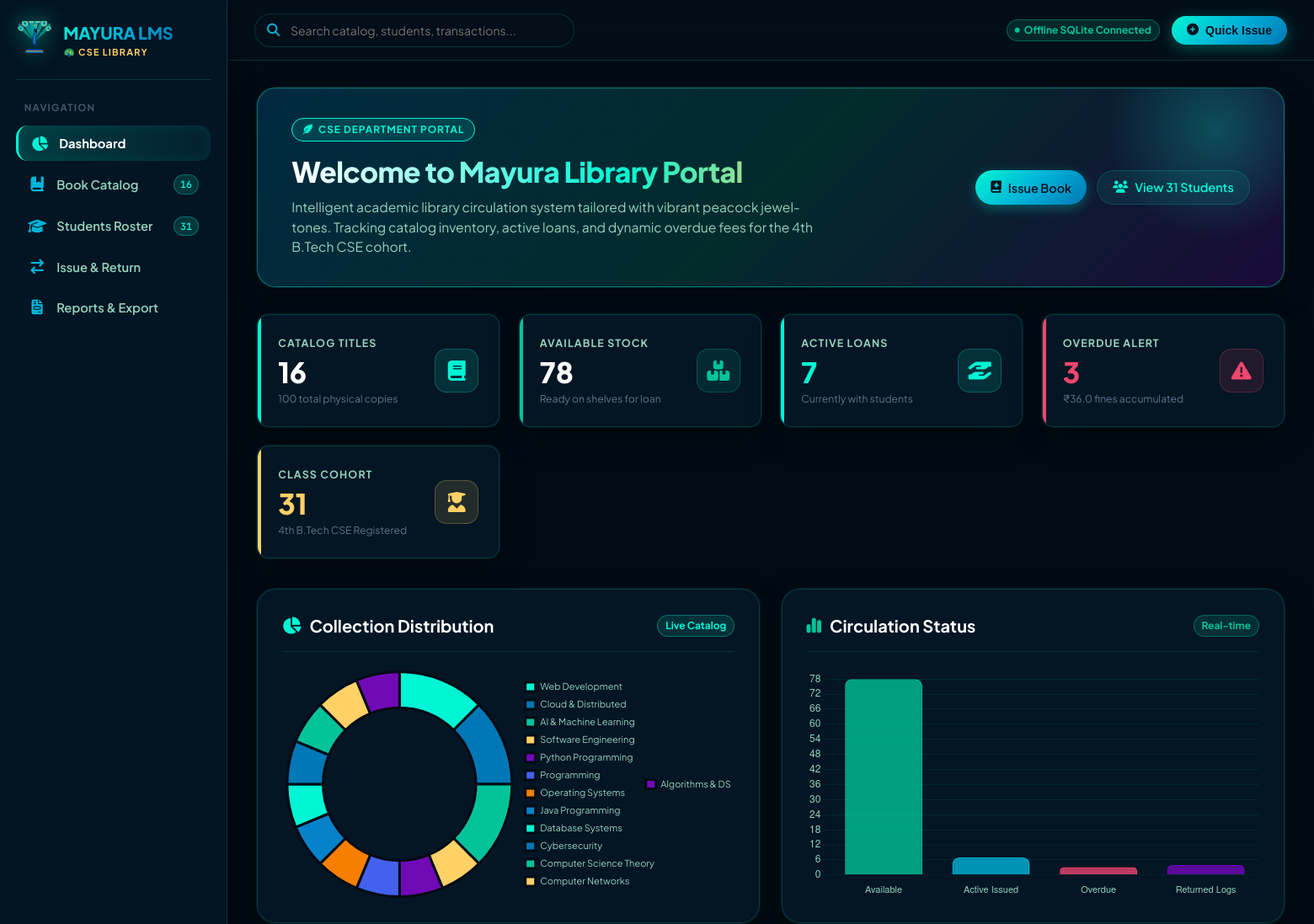
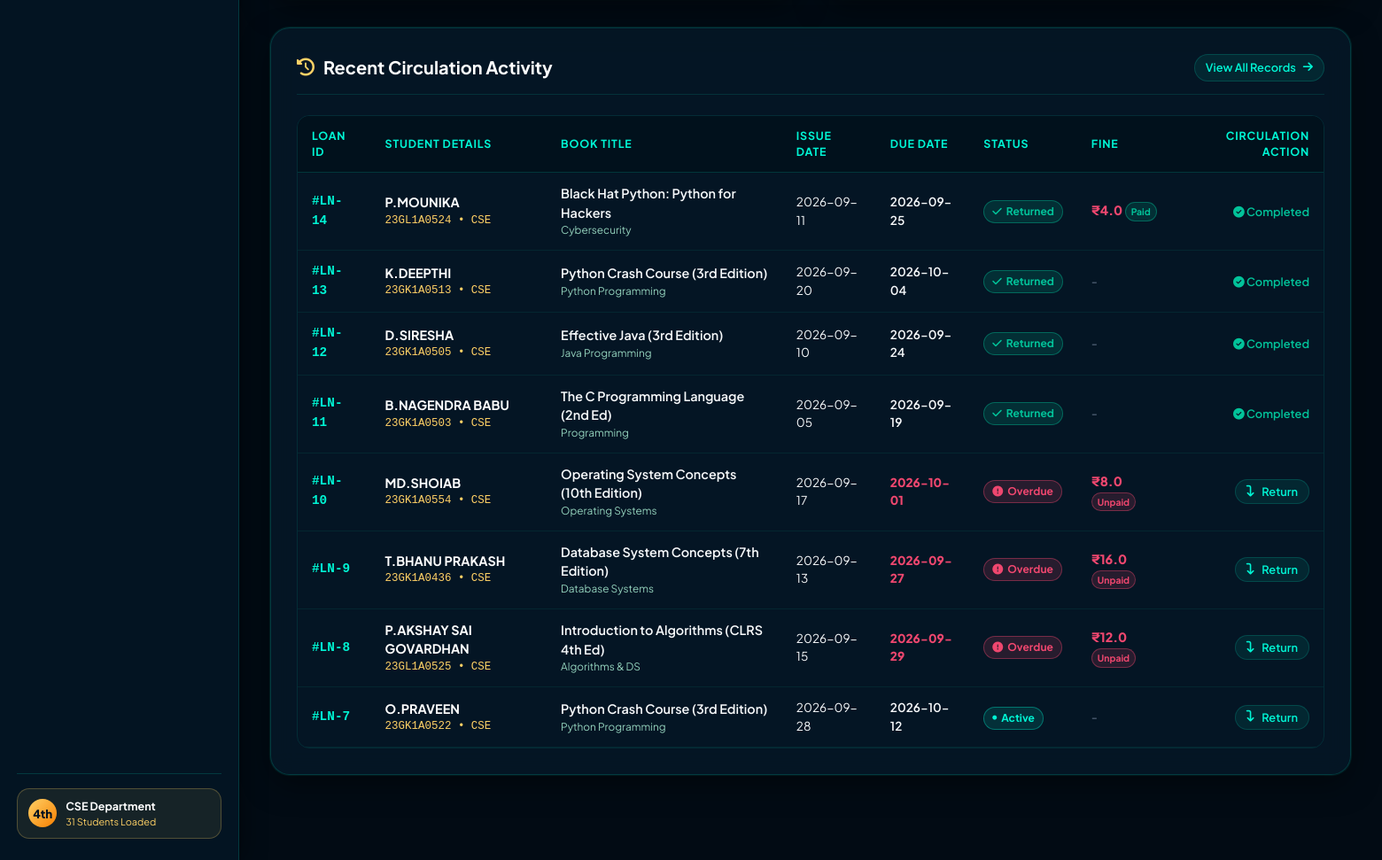
/dashboard, run on the app's committed database (2 pictures, top to bottom).
### tables this page shows
CREATE TABLE issues (
            id INTEGER PRIMARY KEY AUTOINCREMENT,
            book_id INTEGER NOT NULL,
            student_id INTEGER NOT NULL,
            issue_date DATE NOT NULL,
            due_date DATE NOT NULL,
            return_date DATE,
            status TEXT NOT NULL CHECK(status IN ('issued', 'returned', 'overdue')),
            fine_amount REAL DEFAULT 0.0,
            fine_paid INTEGER DEFAULT 0,
            remarks TEXT,
            created_at TIMESTAMP DEFAULT CURRENT_TIMESTAMP,
            FOREIGN KEY (book_id) REFERENCES books (id) ON DELETE CASCADE,
            FOREIGN KEY (student_id) REFERENCES students (id) ON DELETE CASCADE
        );

CREATE TABLE students (
            id INTEGER PRIMARY KEY AUTOINCREMENT,
            sl_no INTEGER,
            roll_number TEXT UNIQUE NOT NULL,
            name TEXT NOT NULL,
            year_of_study TEXT NOT NULL,
            branch TEXT NOT NULL,
            email TEXT,
            phone TEXT,
            avatar_seed TEXT,
            created_at TIMESTAMP DEFAULT CURRENT_TIMESTAMP
        );

CREATE TABLE books (
            id INTEGER PRIMARY KEY AUTOINCREMENT,
            isbn TEXT UNIQUE NOT NULL,
            title TEXT NOT NULL,
            author TEXT NOT NULL,
            category TEXT NOT NULL,
            total_copies INTEGER NOT NULL DEFAULT 1,
            available_copies INTEGER NOT NULL DEFAULT 1,
            shelf_location TEXT NOT NULL,
            created_at TIMESTAMP DEFAULT CURRENT_TIMESTAMP
        );

### app.py (the view)
@app.route('/')
@app.route('/dashboard')
def dashboard():
    update_overdue_statuses()
    conn = get_db()
    cursor = conn.cursor()
    cursor.execute("SELECT COUNT(*), SUM(total_copies), SUM(available_copies) FROM books")
    b_stats = cursor.fetchone()
    total_books = b_stats[0] or 0
    total_copies = b_stats[1] or 0
    available_copies = b_stats[2] or 0
    cursor.execute("SELECT COUNT(*) FROM students")
    total_students = cursor.fetchone()[0] or 0
    cursor.execute("SELECT COUNT(*) FROM issues WHERE status = 'issued'")
    active_issues = cursor.fetchone()[0] or 0
    cursor.execute("SELECT COUNT(*) FROM issues WHERE status = 'overdue'")
    overdue_count = cursor.fetchone()[0] or 0
    cursor.execute("SELECT COUNT(*) FROM issues WHERE status = 'returned'")
    returned_count = cursor.fetchone()[0] or 0
    cursor.execute("SELECT SUM(fine_amount) FROM issues WHERE status = 'overdue' OR (fine_amount > 0 AND fine_paid = 0)")
    unpaid_fines = cursor.fetchone()[0] or 0.0
    stats = {
        'total_books': total_books,
        'total_copies': total_copies,
        'available_copies': available_copies,
        'total_students': total_students,
        'active_issues': active_issues,
        'overdue_count': overdue_count,
        'returned_count': returned_count,
        'unpaid_fines': unpaid_fines
    }
    cursor.execute("SELECT category, COUNT(*) as cnt FROM books GROUP BY category ORDER BY cnt DESC")
    cat_rows = cursor.fetchall()
    category_labels = [r['category'] for r in cat_rows]
    category_counts = [r['cnt'] for r in cat_rows]
    cursor.execute("""
        SELECT i.id, i.issue_date, i.due_date, i.status, i.fine_amount, i.fine_paid,
               b.title as book_title, b.category,
               s.name as student_name, s.roll_number, s.branch
        FROM issues i
        JOIN books b ON i.book_id = b.id
        JOIN students s ON i.student_id = s.id
        ORDER BY i.id DESC
        LIMIT 8
    """)
    recent_transactions = cursor.fetchall()
    conn.close()
    return render_template('dashboard.html',
                           active_page='dashboard',
                           stats=stats,
                           category_labels=category_labels,
                           category_counts=category_counts,
                           recent_transactions=recent_transactions)

### templates/dashboard.html (shortened to what this page needs)
{% extends "base.html" %}
{% block content %}
<div class="hero-plumage">
  <div class="hero-content">
    <div class="hero-badge">
      <i class="fa-solid fa-feather-pointed"></i> CSE DEPARTMENT PORTAL
    </div>
    <h1>Welcome to Mayura Library Portal</h1>
    <p>
      Intelligent academic library circulation system tailored with vibrant peacock jewel-tones.
      Tracking catalog inventory, active loans, and dynamic overdue fees for the 4th B.Tech CSE cohort.
    </p>
  </div>
  <div style="display: flex; gap: 12px; flex-wrap: wrap;">
    <button class="btn-ui btn-ui-primary" onclick="openModal('quickIssueModal')">
      <i class="fa-solid fa-book-medical"></i> Issue Book
    </button>
    <a href="{{ url_for('students') }}" class="btn-ui btn-ui-secondary">
      <i class="fa-solid fa-users"></i> View 31 Students
    </a>
  </div>
</div>
<div class="metrics-row">
  <div class="metric-card cyan">
    <div>
      <div class="metric-title">Catalog Titles</div>
      <div class="metric-value">{{ stats.total_books }}</div>
      <div class="metric-sub">{{ stats.total_copies }} total physical copies</div>
    </div>
    <div class="metric-icon-wrap">
      <i class="fa-solid fa-book"></i>
    </div>
  </div>
  <div class="metric-card emerald">
    <div>
      <div class="metric-title">Available Stock</div>
      <div class="metric-value">{{ stats.available_copies }}</div>
      <div class="metric-sub">Ready on shelves for loan</div>
    </div>
    <div class="metric-icon-wrap">
      <i class="fa-solid fa-boxes-stacked"></i>
    </div>
  </div>
  <div class="metric-card cyan">
    <div>
      <div class="metric-title">Active Loans</div>
      <div class="metric-value" style="color: var(--peacock-cyan);">{{ stats.active_issues }}</div>
      <div class="metric-sub">Currently with students</div>
    </div>
    <div class="metric-icon-wrap">
      <i class="fa-solid fa-hand-holding-hand"></i>
    </div>
  </div>
  <div class="metric-card crimson">
    <div>
      <div class="metric-title">Overdue Alert</div>
      <div class="metric-value" style="color: var(--peacock-crimson);">{{ stats.overdue_count }}</div>
      <div class="metric-sub">₹{{ "%.1f"|format(stats.unpaid_fines) }} fines accumulated</div>
    </div>
    <div class="metric-icon-wrap">
      <i class="fa-solid fa-triangle-exclamation"></i>
    </div>
  </div>
  <div class="metric-card gold">
    <div>
      <div class="metric-title">Class Cohort</div>
      <div class="metric-value" style="color: var(--peacock-gold);">{{ stats.total_students }}</div>
      <div class="metric-sub">4th B.Tech CSE Registered</div>
    </div>
    <div class="metric-icon-wrap">
      <i class="fa-solid fa-user-graduate"></i>
    </div>
  </div>
</div>
<div style="display: grid; grid-template-columns: repeat(auto-fit, minmax(420px, 1fr)); gap: 1.6rem; margin-bottom: 2rem;">
  <div class="glass-panel" style="margin-bottom: 0;">
    <div class="panel-header">
      <div class="panel-heading">
        <i class="fa-solid fa-chart-pie"></i>
        <span>Collection Distribution</span>
      </div>
      <span class="tag-badge tag-cyan">Live Catalog</span>
    </div>
    <div style="height: 270px; position: relative;">
      <canvas id="categoryChart"></canvas>
    </div>
  </div>
  <div class="glass-panel" style="margin-bottom: 0;">
    <div class="panel-header">
      <div class="panel-heading">
        <i class="fa-solid fa-chart-simple" style="color: var(--peacock-emerald);"></i>
        <span>Circulation Status</span>
      </div>
      <span class="tag-badge tag-emerald">Real-time</span>
    </div>
    <div style="height: 270px; position: relative;">
      <canvas id="circulationChart"></canvas>
    </div>
  </div>
</div>
<div class="glass-panel">
  <div class="panel-header">
    <div class="panel-heading">
      <i class="fa-solid fa-clock-rotate-left" style="color: var(--peacock-gold);"></i>
      <span>Recent Circulation Activity</span>
    </div>
    <a href="{{ url_for('issues') }}" class="btn-ui btn-ui-secondary btn-ui-sm">
      View All Records <i class="fa-solid fa-arrow-right"></i>
    </a>
  </div>
  <div class="table-wrap">
    <table class="table-custom">
      <thead>
        <tr>
          <th>Loan ID</th>
          <th>Student Details</th>
          <th>Book Title</th>
          <th>Issue Date</th>
          <th>Due Date</th>
          <th>Status</th>
          <th>Fine</th>
          <th style="text-align: right;">Circulation Action</th>
        </tr>
      </thead>
      <tbody>
        {% for row in recent_transactions %}
          <tr>
            <td style="font-family: monospace; color: var(--peacock-cyan); font-weight: 700;">#LN-{{ row.id }}</td>
            <td>
              <div style="font-weight: 700; color: #fff;">{{ row.student_name }}</div>
              <div style="font-size: 0.78rem; color: var(--peacock-gold); font-family: monospace;">{{ row.roll_number }} • {{ row.branch }}</div>
            </td>
            <td>
              <div style="font-weight: 600; color: var(--text-primary);">{{ row.book_title }}</div>
              <div style="font-size: 0.74rem; color: var(--text-secondary);">{{ row.category }}</div>
            </td>
            <td style="font-size: 0.85rem;">{{ row.issue_date }}</td>
            <td style="font-size: 0.85rem; font-weight: 600; {% if row.status == 'overdue' %}color: var(--peacock-crimson); font-weight: 800;{% endif %}">
              {{ row.due_date }}
            </td>
            <td>
              {% if row.status == 'issued' %}
                <span class="tag-badge tag-cyan"><i class="fa-solid fa-circle" style="font-size: 5px;"></i> Active</span>
              {% elif row.status == 'overdue' %}
                <span class="tag-badge tag-crimson"><i class="fa-solid fa-circle-exclamation"></i> Overdue</span>
              {% elif row.status == 'returned' %}
                <span class="tag-badge tag-emerald"><i class="fa-solid fa-check"></i> Returned</span>
              {% endif %}
            </td>
            <td>
              {% if row.fine_amount > 0 %}
                <span style="color: var(--peacock-crimson); font-weight: 800;">₹{{ "%.1f"|format(row.fine_amount) }}</span>
                {% if row.fine_paid %}
                  <span class="tag-badge tag-emerald" style="font-size: 0.65rem; padding: 2px 6px;">Paid</span>
                {% else %}
                  <span class="tag-badge tag-crimson" style="font-size: 0.65rem; padding: 2px 6px;">Unpaid</span>
                {% endif %}
              {% else %}
                <span style="color: var(--text-muted);">-</span>
              {% endif %}
            </td>
            <td style="text-align: right;">
              {% if row.status != 'returned' %}
                <button class="btn-ui btn-ui-secondary btn-ui-sm" onclick="processReturn({{ row.id }})">
                  <i class="fa-solid fa-arrow-turn-down"></i> Return
                </button>
              {% else %}
                <span style="font-size: 0.8rem; color: var(--peacock-emerald); font-weight: 600;">
                  <i class="fa-solid fa-circle-check"></i> Completed
                </span>
              {% endif %}
            </td>
          </tr>
        {% endfor %}
      </tbody>
    </table>
  </div>
</div>
{% endblock %}
{% block scripts %}
<script>
  // Category Doughnut Chart
  const categoryCtx = document.getElementById('categoryChart').getContext('2d');
  const catLabels = {{ category_labels|tojson }};
  const catData = {{ category_counts|tojson }};
  new Chart(categoryCtx, {
    type: 'doughnut',
    data: {
      labels: catLabels,
      datasets: [{
        data: catData,
        backgroundColor: [
          '#00f5d4', '#0077b6', '#02c39a', '#ffd166',
          '#7209b7', '#4361ee', '#f77f00', '#0582ca'
        ],
        borderColor: '#020b14',
        borderWidth: 3
      }]
    },
    options: {
      responsive: true,
      maintainAspectRatio: false,
      plugins: {
        legend: {
          position: 'right',
          labels: {
            color: '#94d2bd',
            font: { size: 11, family: 'Plus Jakarta Sans' },
            boxWidth: 12
          }
        }
      },
      cutout: '68%'
    }
  });
  // Circulation Bar Chart
  const circCtx = document.getElementById('circulationChart').getContext('2d');
  new Chart(circCtx, {
    type: 'bar',
    data: {
      labels: ['Available', 'Active Issued', 'Overdue', 'Returned Logs'],
      datasets: [{
        label: 'Books Count',
        data: [{{ stats.available_copies }}, {{ stats.active_issues }}, {{ stats.overdue_count }}, {{ stats.returned_count }}],
        backgroundColor: [
          'rgba(2, 195, 154, 0.8)',
          'rgba(0, 180, 216, 0.8)',
          'rgba(239, 71, 111, 0.8)',
          'rgba(114, 9, 183, 0.8)'
        ],
        borderColor: ['#02c39a', '#00b4d8', '#ef476f', '#7209b7'],
        borderWidth: 1.5,
        borderRadius: 8
      }]
    },
    options: {
      responsive: true,
      maintainAspectRatio: false,
      plugins: { legend: { display: false } },
      scales: {
        x: {
          ticks: { color: '#94d2bd', font: { size: 11 } },
          grid: { display: false }
        },
        y: {
          ticks: { color: '#94d2bd', stepSize: 2 },
          grid: { color: 'rgba(0, 245, 212, 0.08)' }
        }
      }
    }
  });
</script>
{% endblock %}

### templates/base.html (shortened to what this page needs)
<!DOCTYPE html>
<html lang="en">
<head>
  <link rel="stylesheet" href="{{ url_for('static', filename='css/peacock_theme.css') }}">
  <link rel="stylesheet" href="https://cdnjs.cloudflare.com/ajax/libs/font-awesome/6.4.0/css/all.min.css">
</head>
<body>
<div class="app-layout">
  <aside class="app-sidebar no-print">
    <a href="{{ url_for('dashboard') }}" class="sidebar-brand">
      <img src="{{ url_for('static', filename='images/peacock_logo.svg') }}" alt="Peacock Logo" class="brand-icon">
      <div>
        <div class="brand-title">MAYURA LMS</div>
        <div class="brand-badge">🦚 CSE LIBRARY</div>
      </div>
    </a>
    <div class="sidebar-nav-title">Navigation</div>
    <ul class="sidebar-menu">
      <li>
        <a href="{{ url_for('dashboard') }}" class="nav-item-link {% if active_page == 'dashboard' %}active{% endif %}">
          <i class="fa-solid fa-chart-pie"></i>
          <span>Dashboard</span>
        </a>
      </li>
      <li>
        <a href="{{ url_for('books') }}" class="nav-item-link {% if active_page == 'books' %}active{% endif %}">
          <i class="fa-solid fa-book-bookmark"></i>
          <span>Book Catalog</span>
          <span class="badge-count">{{ all_books_quick|length }}</span>
        </a>
      </li>
      <li>
        <a href="{{ url_for('students') }}" class="nav-item-link {% if active_page == 'students' %}active{% endif %}">
          <i class="fa-solid fa-graduation-cap"></i>
          <span>Students Roster</span>
          <span class="badge-count">31</span>
        </a>
      </li>
      <li>
        <a href="{{ url_for('issues') }}" class="nav-item-link {% if active_page == 'issues' %}active{% endif %}">
          <i class="fa-solid fa-arrow-right-arrow-left"></i>
          <span>Issue & Return</span>
        </a>
      </li>
      <li>
        <a href="{{ url_for('reports') }}" class="nav-item-link {% if active_page == 'reports' %}active{% endif %}">
          <i class="fa-solid fa-file-invoice"></i>
          <span>Reports & Export</span>
        </a>
      </li>
    </ul>
    <div class="sidebar-footer">
      <div class="cohort-chip">
        <div class="chip-avatar">4th</div>
        <div>
          <div class="chip-text">CSE Department</div>
          <div class="chip-sub">31 Students Loaded</div>
        </div>
      </div>
    </div>
  </aside>
  <div class="app-main">
    <header class="top-appbar no-print">
      <div class="appbar-search">
        <i class="fa-solid fa-magnifying-glass"></i>
        <input type="text" placeholder="Search catalog, students, transactions..." onkeyup="handleGlobalSearch(this.value)">
      </div>
      <div class="appbar-actions">
        <span class="tag-badge tag-emerald">
          <i class="fa-solid fa-circle" style="font-size: 6px;"></i> Offline SQLite Connected
        </span>
        <button class="btn-quick-issue" onclick="openModal('quickIssueModal')">
          <i class="fa-solid fa-plus-circle"></i> Quick Issue
        </button>
      </div>
    </header>
    <main class="page-container">
      {% block content %}{% endblock %}
    </main>
  </div>
</div>
{% block scripts %}{% endblock %}
</body>
</html>

### data on the page
issues: id "14", student_name "P.MOUNIKA", roll_number "23GL1A0524", branch "CSE", book_title "Black Hat Python: Python for Hackers", category "Cybersecurity", issue_date "2026-09-11", due_date "2026-09-25", status "returned" (drawn), fine_amount "4.0", fine_paid "Paid"
issues: id "13", student_name "K.DEEPTHI", roll_number "23GK1A0513", branch "CSE", book_title "Python Crash Course (3rd Edition)", category "Python Programming", issue_date "2026-09-20", due_date "2026-10-04", status "returned" (drawn)
issues: id "12", student_name "D.SIRESHA", roll_number "23GK1A0505", branch "CSE", book_title "Effective Java (3rd Edition)", category "Java Programming", issue_date "2026-09-10", due_date "2026-09-24", status "returned" (drawn)
issues: id "11", student_name "B.NAGENDRA BABU", roll_number "23GK1A0503", branch "CSE", book_title "The C Programming Language (2nd Ed)", category "Programming", issue_date "2026-09-05", due_date "2026-09-19", status "returned" (drawn)
issues: id "10", student_name "MD.SHOIAB", roll_number "23GK1A0554", branch "CSE", book_title "Operating System Concepts (10th Edition)", category "Operating Systems", issue_date "2026-09-17", due_date "2026-10-01", status "overdue" (drawn), fine_amount "8.0", fine_paid "Unpaid"
issues: id "9", student_name "T.BHANU PRAKASH", roll_number "23GK1A0436", branch "CSE", book_title "Database System Concepts (7th Edition)", category "Database Systems", issue_date "2026-09-13", due_date "2026-09-27", status "overdue" (drawn), fine_amount "16.0", fine_paid "Unpaid"
issues: id "8", student_name "P.AKSHAY SAI GOVARDHAN", roll_number "23GL1A0525", branch "CSE", book_title "Introduction to Algorithms (CLRS 4th Ed)", category "Algorithms & DS", issue_date "2026-09-15", due_date "2026-09-29", status "overdue" (drawn), fine_amount "12.0", fine_paid "Unpaid"
issues: id "7", student_name "O.PRAVEEN", roll_number "23GK1A0522", branch "CSE", book_title "Python Crash Course (3rd Edition)", category "Python Programming", issue_date "2026-09-28", due_date "2026-10-12", status "issued" (drawn)

### other printed values
{{ all_books_quick|length }} "16"
{{ stats.total_books }} "16"
{{ stats.total_copies }} "100"
{{ stats.available_copies }} "78"
{{ stats.active_issues }} "7"
{{ stats.overdue_count }} "3"
{{ "%.1f"|format(stats.unpaid_fines) }} "36.0"
{{ stats.total_students }} "31"
chart data {{ category_counts|tojson }} [2, 2, 2, 1, 1, 1, 1, 1, 1, 1, 1, 1, 1]
chart data {{ stats.available_copies }} 78
chart data {{ stats.active_issues }} 7
